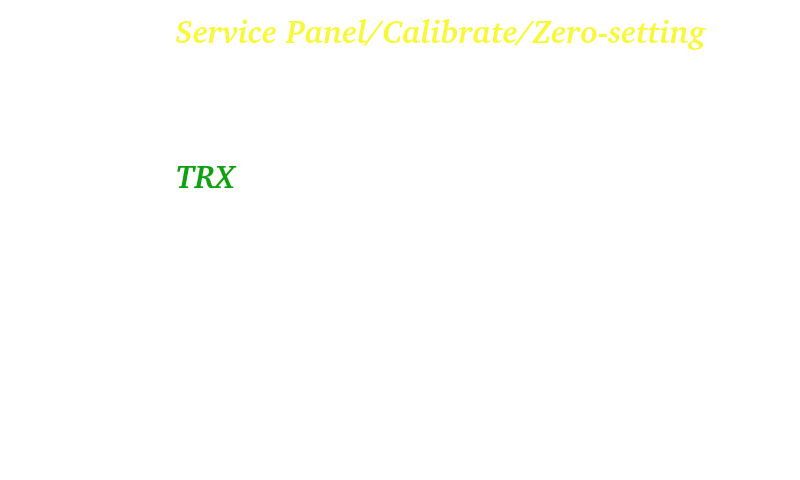
<?xml version="1.0" encoding="UTF-8"?>
<ui version="4.0">
 <class>calibzerosetting</class>
 <widget class="QWidget" name="calibzerosetting">
  <property name="geometry">
   <rect>
    <x>0</x>
    <y>0</y>
    <width>800</width>
    <height>480</height>
   </rect>
  </property>
  <property name="windowTitle">
   <string notr="true">Form</string>
  </property>
  <property name="styleSheet">
   <string notr="true">background-color:rgb(0,0,0,0);
background-image:url(://Service_Zerosetting/Service_Zerosetting/background.png);
border: 0px;</string>
  </property>
  <widget class="QFrame" name="frame">
   <property name="geometry">
    <rect>
     <x>0</x>
     <y>0</y>
     <width>800</width>
     <height>480</height>
    </rect>
   </property>
   <property name="frameShape">
    <enum>QFrame::StyledPanel</enum>
   </property>
   <property name="frameShadow">
    <enum>QFrame::Raised</enum>
   </property>
   <widget class="QLabel" name="serviceSetupDiagnosticLabel">
    <property name="geometry">
     <rect>
      <x>175</x>
      <y>10</y>
      <width>531</width>
      <height>41</height>
     </rect>
    </property>
    <property name="font">
     <font>
      <family>Bitstream Charter</family>
      <pointsize>24</pointsize>
      <weight>75</weight>
      <italic>true</italic>
      <bold>true</bold>
     </font>
    </property>
    <property name="styleSheet">
     <string notr="true">background-image:url(/transparent.png);
color: rgb(248, 248, 54);</string>
    </property>
    <property name="text">
     <string notr="true">Service Panel/Calibrate/Zero-setting</string>
    </property>
    <property name="alignment">
     <set>Qt::AlignCenter</set>
    </property>
   </widget>
   <widget class="QPushButton" name="exitButton">
    <property name="geometry">
     <rect>
      <x>0</x>
      <y>0</y>
      <width>111</width>
      <height>111</height>
     </rect>
    </property>
    <property name="text">
     <string notr="true"/>
    </property>
   </widget>
   <widget class="QPushButton" name="manualModeButton">
    <property name="geometry">
     <rect>
      <x>125</x>
      <y>175</y>
      <width>166</width>
      <height>146</height>
     </rect>
    </property>
    <property name="styleSheet">
     <string notr="true">background:url(://Transparent.png);</string>
    </property>
    <property name="text">
     <string notr="true"/>
    </property>
   </widget>
   <widget class="QPushButton" name="trxZeroButton">
    <property name="geometry">
     <rect>
      <x>565</x>
      <y>170</y>
      <width>166</width>
      <height>146</height>
     </rect>
    </property>
    <property name="styleSheet">
     <string notr="true">background:url(://Transparent.png);</string>
    </property>
    <property name="text">
     <string notr="true"/>
    </property>
   </widget>
   <widget class="QPushButton" name="resetGonioButton">
    <property name="geometry">
     <rect>
      <x>350</x>
      <y>175</y>
      <width>166</width>
      <height>146</height>
     </rect>
    </property>
    <property name="styleSheet">
     <string notr="true">background:url(://Transparent.png);</string>
    </property>
    <property name="text">
     <string notr="true"/>
    </property>
   </widget>
   <widget class="QLabel" name="labelManualButtons">
    <property name="geometry">
     <rect>
      <x>165</x>
      <y>155</y>
      <width>81</width>
      <height>41</height>
     </rect>
    </property>
    <property name="font">
     <font>
      <family>Bitstream Charter</family>
      <pointsize>24</pointsize>
      <weight>75</weight>
      <italic>true</italic>
      <bold>true</bold>
     </font>
    </property>
    <property name="styleSheet">
     <string notr="true">background-image:url(/transparent.png);
color: rgb(16, 161, 16);</string>
    </property>
    <property name="text">
     <string notr="true">TRX</string>
    </property>
    <property name="alignment">
     <set>Qt::AlignCenter</set>
    </property>
   </widget>
   <widget class="QFrame" name="attesaFrame">
    <property name="enabled">
     <bool>true</bool>
    </property>
    <property name="geometry">
     <rect>
      <x>0</x>
      <y>0</y>
      <width>800</width>
      <height>480</height>
     </rect>
    </property>
    <property name="styleSheet">
     <string notr="true">background:url(://attesa.png);</string>
    </property>
    <property name="frameShape">
     <enum>QFrame::StyledPanel</enum>
    </property>
    <property name="frameShadow">
     <enum>QFrame::Raised</enum>
    </property>
   </widget>
  </widget>
 </widget>
 <resources/>
 <connections/>
</ui>
